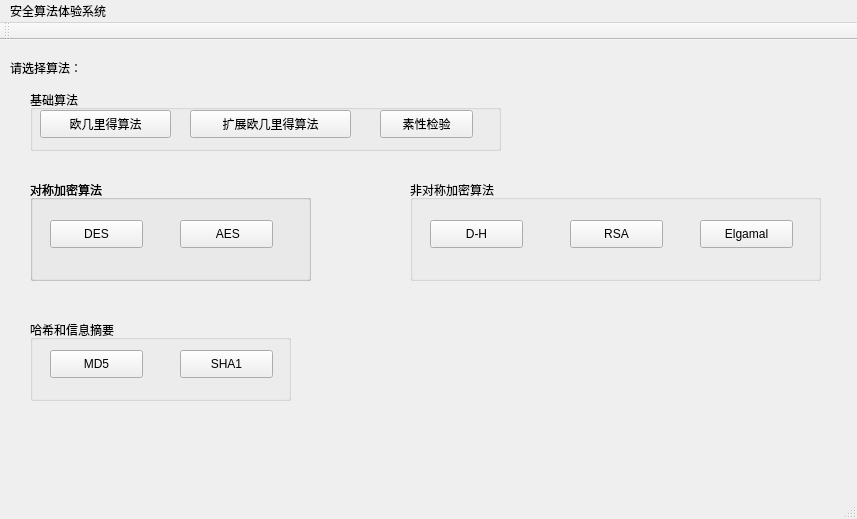
<?xml version="1.0" encoding="UTF-8"?>
<ui version="4.0">
 <class>MainWindow</class>
 <widget class="QMainWindow" name="MainWindow">
  <property name="geometry">
   <rect>
    <x>0</x>
    <y>0</y>
    <width>857</width>
    <height>519</height>
   </rect>
  </property>
  <property name="windowTitle">
   <string>MainWindow</string>
  </property>
  <widget class="QWidget" name="centralWidget">
   <widget class="QLabel" name="label">
    <property name="geometry">
     <rect>
      <x>10</x>
      <y>20</y>
      <width>131</width>
      <height>16</height>
     </rect>
    </property>
    <property name="text">
     <string>请选择算法：</string>
    </property>
   </widget>
   <widget class="QPushButton" name="EuclideanInterface">
    <property name="geometry">
     <rect>
      <x>40</x>
      <y>70</y>
      <width>131</width>
      <height>28</height>
     </rect>
    </property>
    <property name="text">
     <string>欧几里得算法</string>
    </property>
   </widget>
   <widget class="QPushButton" name="DESInterface">
    <property name="geometry">
     <rect>
      <x>50</x>
      <y>180</y>
      <width>93</width>
      <height>28</height>
     </rect>
    </property>
    <property name="text">
     <string>DES</string>
    </property>
   </widget>
   <widget class="QPushButton" name="AESInterface">
    <property name="geometry">
     <rect>
      <x>180</x>
      <y>180</y>
      <width>93</width>
      <height>28</height>
     </rect>
    </property>
    <property name="text">
     <string> AES</string>
    </property>
   </widget>
   <widget class="QPushButton" name="DHInterface">
    <property name="geometry">
     <rect>
      <x>430</x>
      <y>180</y>
      <width>93</width>
      <height>28</height>
     </rect>
    </property>
    <property name="text">
     <string>D-H</string>
    </property>
   </widget>
   <widget class="QPushButton" name="RSAInterface">
    <property name="geometry">
     <rect>
      <x>570</x>
      <y>180</y>
      <width>93</width>
      <height>28</height>
     </rect>
    </property>
    <property name="text">
     <string>RSA</string>
    </property>
   </widget>
   <widget class="QPushButton" name="exEuclideanInterface">
    <property name="geometry">
     <rect>
      <x>190</x>
      <y>70</y>
      <width>161</width>
      <height>28</height>
     </rect>
    </property>
    <property name="text">
     <string>扩展欧几里得算法</string>
    </property>
   </widget>
   <widget class="QPushButton" name="isprimeInterface">
    <property name="geometry">
     <rect>
      <x>380</x>
      <y>70</y>
      <width>93</width>
      <height>28</height>
     </rect>
    </property>
    <property name="text">
     <string>素性检验</string>
    </property>
   </widget>
   <widget class="QPushButton" name="ElgamalInterface">
    <property name="geometry">
     <rect>
      <x>700</x>
      <y>180</y>
      <width>93</width>
      <height>28</height>
     </rect>
    </property>
    <property name="text">
     <string>Elgamal</string>
    </property>
   </widget>
   <widget class="QPushButton" name="MD5Interface">
    <property name="geometry">
     <rect>
      <x>50</x>
      <y>310</y>
      <width>93</width>
      <height>28</height>
     </rect>
    </property>
    <property name="text">
     <string>MD5</string>
    </property>
   </widget>
   <widget class="QPushButton" name="SHA1Interface">
    <property name="geometry">
     <rect>
      <x>180</x>
      <y>310</y>
      <width>93</width>
      <height>28</height>
     </rect>
    </property>
    <property name="text">
     <string>SHA1</string>
    </property>
   </widget>
   <widget class="QGroupBox" name="groupBox">
    <property name="geometry">
     <rect>
      <x>30</x>
      <y>140</y>
      <width>281</width>
      <height>101</height>
     </rect>
    </property>
    <property name="title">
     <string>对称加密算法</string>
    </property>
    <widget class="QGroupBox" name="groupBox_2">
     <property name="geometry">
      <rect>
       <x>0</x>
       <y>0</y>
       <width>281</width>
       <height>101</height>
      </rect>
     </property>
     <property name="title">
      <string>对称加密算法</string>
     </property>
    </widget>
   </widget>
   <widget class="QGroupBox" name="groupBox_3">
    <property name="geometry">
     <rect>
      <x>410</x>
      <y>140</y>
      <width>411</width>
      <height>101</height>
     </rect>
    </property>
    <property name="title">
     <string>非对称加密算法</string>
    </property>
   </widget>
   <widget class="QGroupBox" name="groupBox_4">
    <property name="geometry">
     <rect>
      <x>30</x>
      <y>50</y>
      <width>471</width>
      <height>61</height>
     </rect>
    </property>
    <property name="title">
     <string>基础算法</string>
    </property>
   </widget>
   <widget class="QGroupBox" name="groupBox_5">
    <property name="geometry">
     <rect>
      <x>30</x>
      <y>280</y>
      <width>261</width>
      <height>81</height>
     </rect>
    </property>
    <property name="title">
     <string>哈希和信息摘要</string>
    </property>
   </widget>
   <zorder>label</zorder>
   <zorder>groupBox</zorder>
   <zorder>groupBox_3</zorder>
   <zorder>groupBox_4</zorder>
   <zorder>groupBox_5</zorder>
   <zorder>MD5Interface</zorder>
   <zorder>ElgamalInterface</zorder>
   <zorder>DESInterface</zorder>
   <zorder>SHA1Interface</zorder>
   <zorder>DHInterface</zorder>
   <zorder>EuclideanInterface</zorder>
   <zorder>exEuclideanInterface</zorder>
   <zorder>isprimeInterface</zorder>
   <zorder>AESInterface</zorder>
   <zorder>RSAInterface</zorder>
  </widget>
  <widget class="QMenuBar" name="menuBar">
   <property name="geometry">
    <rect>
     <x>0</x>
     <y>0</y>
     <width>857</width>
     <height>26</height>
    </rect>
   </property>
   <widget class="QMenu" name="menu">
    <property name="title">
     <string>安全算法体验系统</string>
    </property>
   </widget>
   <addaction name="menu"/>
  </widget>
  <widget class="QToolBar" name="mainToolBar">
   <attribute name="toolBarArea">
    <enum>TopToolBarArea</enum>
   </attribute>
   <attribute name="toolBarBreak">
    <bool>false</bool>
   </attribute>
  </widget>
  <widget class="QStatusBar" name="statusBar"/>
 </widget>
 <layoutdefault spacing="6" margin="11"/>
 <resources/>
 <connections/>
</ui>
